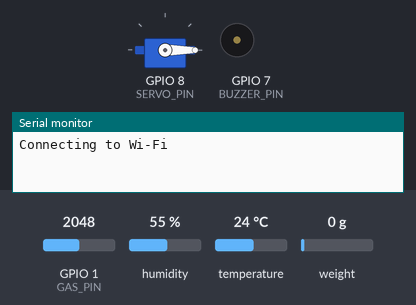
A sketch run on a simulated ESP32-S3. Shown: servo, buzzer (waves = sounding, pin HIGH), the last lines printed to the serial monitor. The inputs (shaded band) are chosen by the test bench; at power-on: GPIO 1 (GAS_PIN) = 2048, humidity 55 %, temperature 24 °C, weight on the scale 0 g. WiFi joins after 1.5 s; servers stay silent unless stated; uploads are accepted with an empty reply.

Above: at 1.1 s.
At 2.7 s:
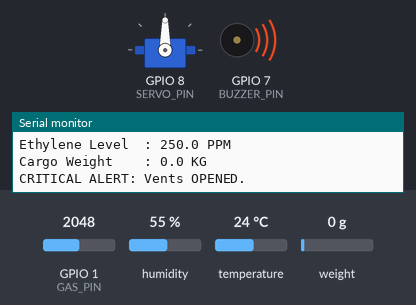
Timing chart, 0 to 4.2 s (numbered marks = the images above):
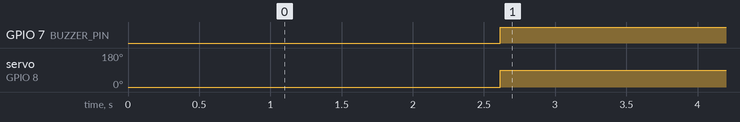

Measured:
- by itself, GPIO 7 (BUZZER_PIN): LOW → HIGH at 2.6 s
- by itself, servo on GPIO 8 (SERVO_PIN): 0° → 90° at 2.6 s

The sketch:

agricool_esp32.ino
```cpp
#include <WiFi.h>
#include <HTTPClient.h>
#include <ESP32Servo.h>
#include "DHT.h"
#include "HX711.h"

#define DHTPIN        4
#define DHTTYPE       DHT22
#define GAS_PIN       1
#define HX711_DOUT    5
#define HX711_SCK     6
#define BUZZER_PIN    7
#define SERVO_PIN     8

DHT dht(DHTPIN, DHTTYPE);
Servo ventServo;
HX711 scale;

const char* ssid = "Wokwi-GUEST";
const char* password = "";

const char* serverUrl = "https://httpbin.org/post";

void setup() {
  Serial.begin(115200);
  delay(1000);

  pinMode(BUZZER_PIN, OUTPUT);
  digitalWrite(BUZZER_PIN, LOW);

  ventServo.attach(SERVO_PIN);
  ventServo.write(0);

  dht.begin();
  scale.begin(HX711_DOUT, HX711_SCK);

  Serial.print("Connecting to Wi-Fi");
  WiFi.begin(ssid, password);

  while (WiFi.status() != WL_CONNECTED) {
    delay(500);
    Serial.print(".");
  }

  Serial.println("\n[SUCCESS] Wi-Fi Connected!");
}

void loop() {
  float temp = dht.readTemperature();
  float hum = dht.readHumidity();

  int rawGas = analogRead(GAS_PIN);
  float ethylenePpm = map(rawGas, 0, 4095, 0, 500);

  float weightKg = 0.0;

  if (scale.is_ready()) {
    long rawWeight = scale.read();
    weightKg = rawWeight / 420.0;

    if (weightKg < 0) {
      weightKg = 0;
    }
  } else {
    weightKg = 450.0;
  }

  if (isnan(temp) || isnan(hum)) {
    Serial.println("[ERROR] Failed to read from DHT22!");
    delay(2000);
    return;
  }

  Serial.println("\n------------------------------------------");
  Serial.print("Cargo Temp      : ");
  Serial.print(temp, 1);
  Serial.println(" C");

  Serial.print("Cargo Humidity  : ");
  Serial.print(hum, 1);
  Serial.println(" %");

  Serial.print("Ethylene Level  : ");
  Serial.print(ethylenePpm, 1);
  Serial.println(" PPM");

  Serial.print("Cargo Weight    : ");
  Serial.print(weightKg, 1);
  Serial.println(" KG");

  bool isEmergency = false;

  if (temp > 12.0 || ethylenePpm > 200.0) {
    isEmergency = true;

    digitalWrite(BUZZER_PIN, HIGH);
    ventServo.write(90);

    Serial.println("CRITICAL ALERT: Vents OPENED.");
  } else {
    digitalWrite(BUZZER_PIN, LOW);
    ventServo.write(0);
  }

  if (WiFi.status() == WL_CONNECTED) {
    HTTPClient http;

    http.begin(serverUrl);
    http.addHeader("Content-Type", "application/json");

    String jsonPayload = "{";
    jsonPayload += "\"truck_id\":\"MH15-AGRICOOL-01\",";
    jsonPayload += "\"commodity\":\"Tomatoes\",";
    jsonPayload += "\"temperature\":" + String(temp, 2) + ",";
    jsonPayload += "\"humidity\":" + String(hum, 2) + ",";
    jsonPayload += "\"ethylene_ppm\":" + String(ethylenePpm, 1) + ",";
    jsonPayload += "\"weight_kg\":" + String(weightKg, 1) + ",";
    jsonPayload += "\"emergency_alert\":" + String(isEmergency ? "true" : "false");
    jsonPayload += "}";

    int httpCode = http.POST(jsonPayload);

    Serial.print("HTTP Status: ");
    Serial.println(httpCode);

    http.end();
  }

  delay(4000);
}
```
